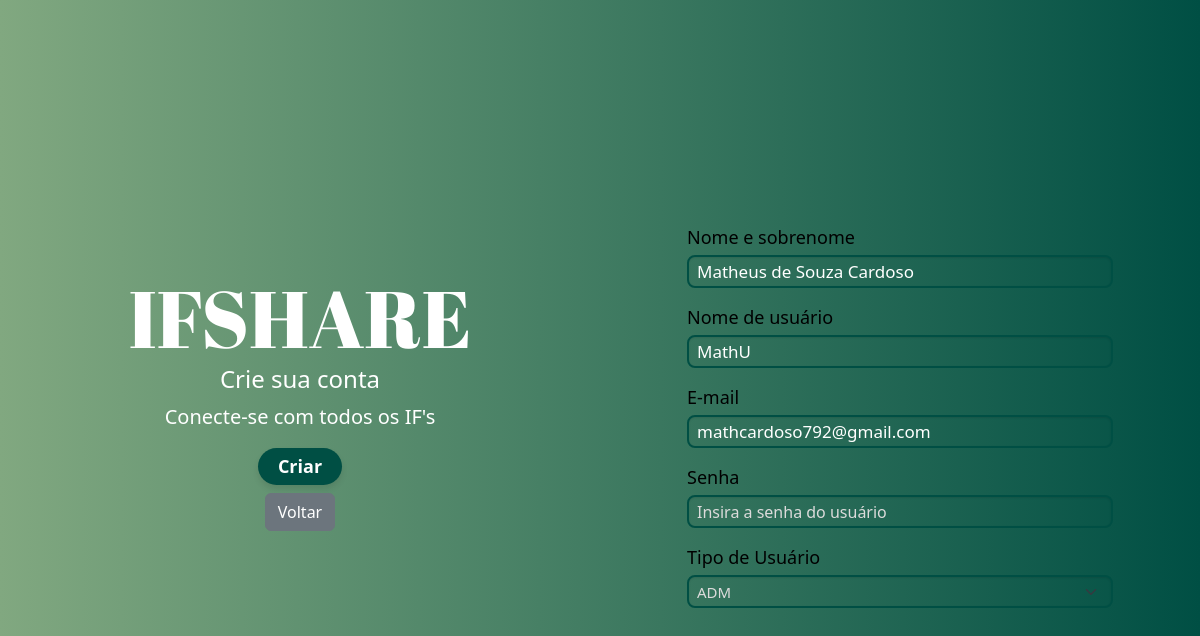
The page /app/controller/UsuarioController.php?action=edit&id=7 (signed in) on the database its author committed.
### tables this page shows
CREATE TABLE `usuario` (
  `id` int(11) NOT NULL,
  `nomeCompleto` varchar(100) NOT NULL,
  `nomeUsuario` varchar(70) NOT NULL,
  `email` varchar(100) NOT NULL,
  `senha` varchar(100) NOT NULL,
  `fotoPerfil` varchar(255) DEFAULT NULL,
  `bio` varchar(250) DEFAULT NULL,
  `tipoUsuario` enum('ADM','USUARIO','ESTUDANTE') NOT NULL,
  `dataCriacao` datetime DEFAULT current_timestamp(),
  `compMatricula` varchar(75) DEFAULT NULL
);

### app/model/Usuario.php (called while the page is built, shortened)
<?php
class Usuario
{
        private ?string $nomeSobrenome;
        private ?string $nomeUsuario;
        private ?string $email;
        private ?string $senha;
        private ?string $tipoUsuario;
        public function getNomeSobrenome(): ?string
        {
                return $this->nomeSobrenome;
        }
        public function setNomeSobrenome(?string $nomeSobrenome): self
        {
                $this->nomeSobrenome = $nomeSobrenome;
                return $this;
        }
        public function getNomeUsuario(): ?string
        {
                return $this->nomeUsuario;
        }
        public function setNomeUsuario(?string $nomeUsuario): self
        {
                $this->nomeUsuario = $nomeUsuario;
                return $this;
        }
        public function getEmail(): ?string
        {
                return $this->email;
        }
        public function setEmail(?string $email): self
        {
                $this->email = $email;
                return $this;
        }
        public function getSenha(): ?string
        {
                return $this->senha;
        }
        public function setSenha(?string $senha): self
        {
                $this->senha = $senha;
                return $this;
        }
        public function getTipoUsuario(): ?string
        {
                return $this->tipoUsuario;
        }
        public function setTipoUsuario(?string $tipoUsuario): self
        {
                $this->tipoUsuario = $tipoUsuario;
                return $this;
        }
}

### app/dao/UsuarioDAO.php (called while the page is built, shortened)
<?php
include_once(__DIR__ . "/../model/Usuario.php");
class UsuarioDAO
{
    public function findById(int $id)
    {
        $conn = Connection::getConnection();
        $sql = "SELECT * FROM usuario u WHERE u.id = ?";
        $stm = $conn->prepare($sql);
        $stm->execute([$id]);
        $result = $stm->fetchAll();
        $usuarios = $this->mapUsuarios($result);
        if (count($usuarios) == 1)
            return $usuarios[0];
        elseif (count($usuarios) == 0)
            return null;
        die("UsuarioDAO.findById()" .
            " - Erro: mais de um usuário encontrado.");
    }
    private function mapUsuarios($result)
    {
        $usuarios = array();
        foreach ($result as $reg) {
            $usuario = new Usuario();
            $usuario->setId($reg['id']);
            $usuario->setNomeSobrenome($reg['nomeCompleto']);
            $usuario->setNomeUsuario($reg['nomeUsuario']);
            $usuario->setEmail($reg['email']);
            $usuario->setSenha($reg['senha']);
            $usuario->setBio($reg['bio']);
            $usuario->setTipoUsuario($reg['tipoUsuario']);
            $usuario->setDataCriacao($reg['dataCriacao']);
            $usuario->setCompMatricula($reg['compMatricula']);
            array_push($usuarios, $usuario);
        }
        return $usuarios;
    }
}

### app/view/usuario/form.php (the view, shortened to what this page needs)
<?php
require_once(__DIR__ . "/../include/header.php");
if ($_SESSION[SESSAO_USUARIO_TIPO_USUARIO] == "ADM"): ?>
    <link rel="stylesheet" href="<?= BASEURL ?>/view/css/form.css">
    <div class="container-fluid form-container h-100">
        <div class="row h-100 d-flex justify-content-center align-items-center">
            <div class="col-md-6 p-0 d-flex flex-column justify-content-center align-items-center info-container">
                <h1 class="display-4 font-abril title-ifshare">IFSHARE</h1>
                <h2 class="h4">Crie sua conta</h2>
                <p class="lead">Conecte-se com todos os IF's</p>
                <button type="submit" form="formUsuario" class="btn btn-custom">Criar</button>
                <div>
                    <a class="btn btn-secondary mt-2"
                        href="<?= BASEURL ?>/controller/HomeController.php?action=home">Voltar</a>
                </div>
            </div>
            <div class="col-md-6 p-0 d-flex justify-content-center align-items-center">
                <div class="row w-75 mt-5">
                    <form method="POST" id="formUsuario"
                        action="<?= BASEURL ?>/controller/UsuarioController.php?action=save">
                        <div class="mb-3">
                            <label for="txtNomeSobrenome" class="form-label">
                                <?php
                                if (isset($msgErro['nomeSobrenome'])) {
                                    echo "<p class='mb-0 fw-bold text-danger'>" . $msgErro['nomeSobrenome'] . "</p>";
                                }else {
                                    echo "Nome e sobrenome";
                                }
                                ?>
                            </label>
                            <input placeholder="Insira o nome e sobrenome do usuário"
                                type="text" class="form-control" id="txtNomeSobrenome" name="nomeSobrenome" value="<?php echo (isset($dados["usuario"]) ? $dados["usuario"]->getNomeSobrenome() : ''); ?>" />
                        </div>
                        <div class="mb-3">
                            <label for="txtNomeUsuario" class="form-label">
                                <?php
                                if (isset($msgErro['nomeUsuario'])) {
                                    echo "<p class='mb-0 fw-bold text-danger'>" . $msgErro['nomeUsuario'] . "</p>";
                                } else {
                                    echo "Nome de usuário";
                                }
                                ?>
                            </label>
                            <input placeholder="Insira o nome de usuário"
                                type="text" class="form-control" id="txtNomeUsuario" name="nomeUsuario" value="<?php echo (isset($dados["usuario"]) ? $dados["usuario"]->getNomeUsuario() : ''); ?>" />
                        </div>
                        <div class="mb-3">
                            <label for="txtEmail" class="form-label">
                                <?php
                                if (isset($msgErro['email'])) {
                                    echo "<p class='mb-0 fw-bold text-danger'>" . $msgErro['email'] . "</p>";
                                } else {
                                    echo "E-mail";
                                }
                                ?>
                            </label>
                            <input placeholder="Insira o email do usuário"
                                type="email" class="form-control" id="txtEmail" name="email" value="<?php echo (isset($dados["usuario"]) ? $dados["usuario"]->getEmail() : ''); ?>" />
                        </div>
                        <div class="mb-3">
                            <label for="txtSenha" class="form-label">
                                <?php
                                if (isset($msgErro['senha'])) {
                                    echo "<p class='mb-0 fw-bold text-danger'>" . $msgErro['senha'] . "</p>";
                                } else {
                                    echo "Senha";
                                }
                                ?>
                            </label>
                            <input placeholder="Insira a senha do usuário"
                                type="password" class="form-control" id="txtSenha" name="senha" value="<?php echo (isset($dados["usuario"]) ? $dados["usuario"]->getSenha() : ''); ?>" />
                        </div>
                        <div class="mb-3">
                            <label for="selTipoUsuario" class="form-label">
                                <?php
                                if (isset($msgErro['tipoUsuario'])) {
                                    echo "<p class='mb-0 fw-bold text-danger'>" . $msgErro['tipoUsuario'] . "</p>";
                                } else {
                                    echo "Tipo de Usuário";
                                }
                                ?>
                            </label>
                            <select class="form-select" name="tipoUsuario" id="selTipoUsuario">
                                <?php foreach ($dados["tipoUsuario"] as $tipoUsuario) : ?>
                                    <option value="<?= $tipoUsuario ?>" <?php
                                                                        if (isset($dados["usuario"]) && $dados["usuario"]->getTipoUsuario() == $tipoUsuario)
                                                                            echo "selected";
                                                                        ?>>
                                        <?= $tipoUsuario ?>
                                    </option>
                                <?php endforeach; ?>
                            </select>
                        </div>
                    </form>
                </div>
            </div>
        </div>
    </div>
<?php
else:
    echo "Você não tem acesso a esta página.<br>";
?>
<?php endif; ?>
<?php
require_once(__DIR__ . "/../include/footer.php");
?>

### app/view/css/form.css (style rules this page uses)
body { height: 100vh; margin: 0; padding: 0; background: linear-gradient(90deg, #81a880, #004f44); }
p { color: white; }
.h4 { color: white; }
.form-container { height: 100%; }
.font-abril { font-family: 'Abril Fatface', cursive; }
.title-ifshare { font-size: 5rem; margin-bottom: 0; color: white; }
.btn-custom { background-color: #004f44; color: white; border: none; border-radius: 30px; padding: 5px 20px; font-size: 18px; font-weight: bold; box-shadow: 0 4px 6px rgba(0, 0, 0, 0.1); transition: background-color 0.3s, transform 0.3s; }
.form-control { border-radius: 8px; border: 2px solid #004f44; padding: 8px; font-size: 17px; line-height: 1.0; box-shadow: inset 0 1px 2px rgba(0, 0, 0, 0.1); transition: border-color 0.3s, box-shadow 0.3s; height: 33px; background-color: transparent; color: white; cursor: default; }
.form-control::placeholder { color: rgb(220, 219, 219); font-size: 16px; }
.form-select { border-radius: 8px; border: 2px solid #004f44; padding: 8px; font-size: 15px; line-height: 1.0; box-shadow: inset 0 1px 2px rgba(0, 0, 0, 0.1); transition: border-color 0.3s, box-shadow 0.3s; height: 33px; background-color: transparent; color: rgb(220, 219, 219); cursor: default; transition: border-color 0.3s, box-shadow 0.3s; }
.form-select option { font-size: 14px; background-color: #004f44; color: rgb(220, 219, 219); }
.form-label { font-size: 18px; color: black; margin-bottom: 4px; }

### rows shown on the page
usuario: nomeSobrenome "Matheus de Souza Cardoso", nomeUsuario "MathU", email "mathcardoso792@gmail.com", tipoUsuario "ADM"
